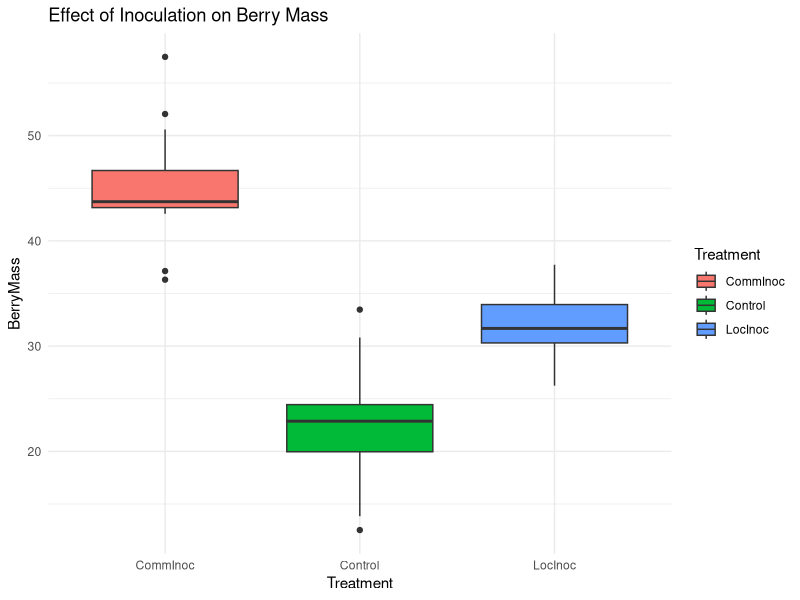
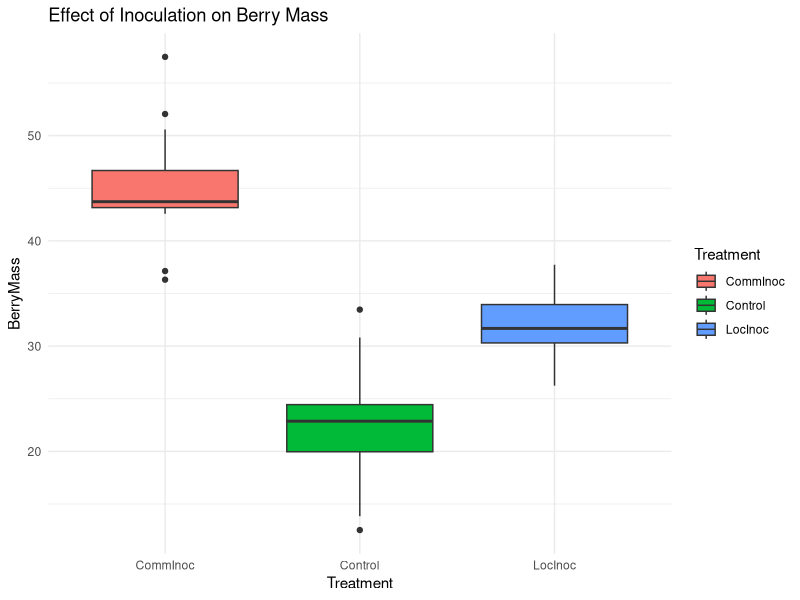
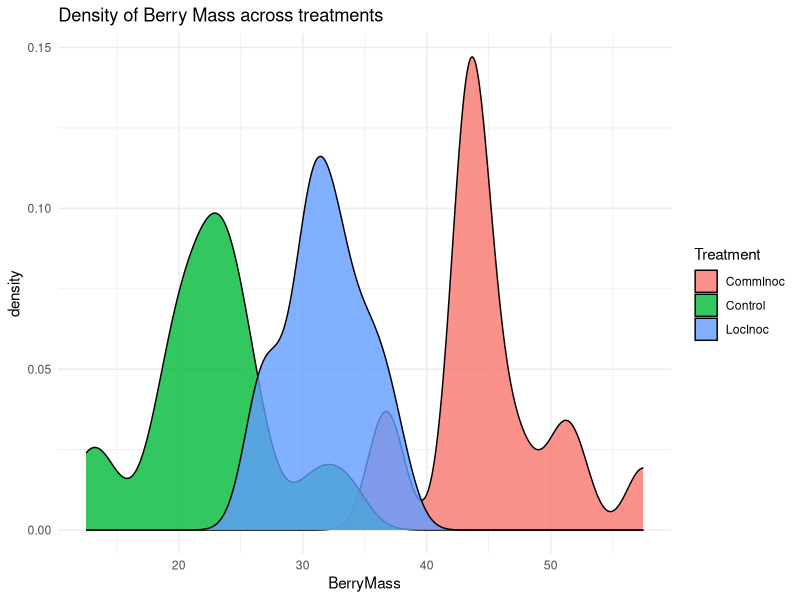
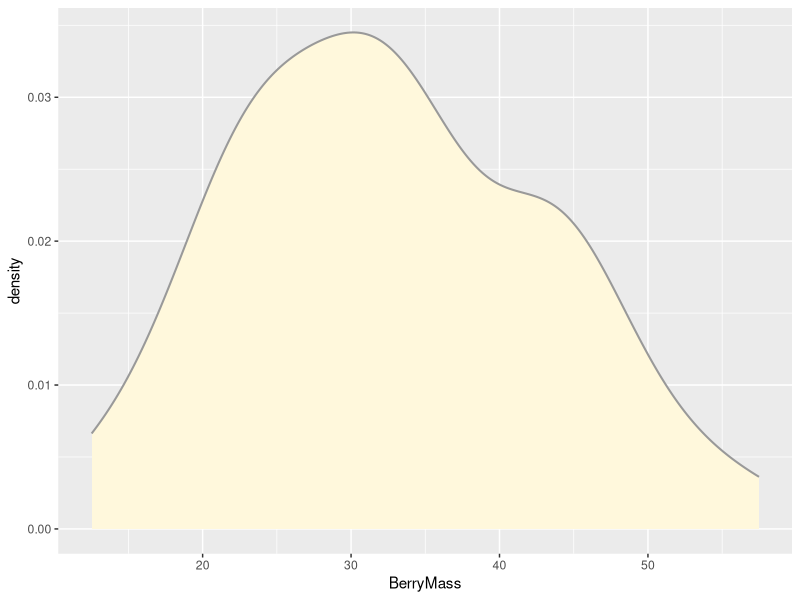

Recreate these plots in R, in order. (Note: this script raises an error after producing the figures.)
# homework 9
# 18 April 2021
# Sandra Nnadi
# All functions must be declared at the start

#################
# FUNCTION: BB_data
# read in blueberry data
# input: Mean, variance and size of groups
# output: dataframe

BB_data <- function(bb_size=c(17,15,16), bb_mean=c(22,45,32), bb_sd=c(5,5,5)) {
  
  bb_name <- c("Control","CommInoc","LocInoc")
  
  BerryMass <- c(rnorm(n=bb_size[1],mean = bb_mean[1],sd=bb_sd[1]),
                 rnorm(n=bb_size[2],mean = bb_mean[2],sd=bb_sd[2]),
                 rnorm(n=bb_size[3],mean = bb_mean[3],sd=bb_sd[3]))
  
  Treatment <- rep(bb_name,bb_size) 
  
  ID <- 1:sum(bb_size)
  
  ano_data <- data.frame(ID,Treatment,BerryMass)
  
  return(ano_data)
  
}
BB_data()
head(BB_data)
tail(BB_data)

#################
# FUNCTION: BB_Analyze
# Analyze blueberry data
# input: dataframe of vectors
# output: ANOVA data statistics
my_data <- BB_data()
BB_analyze <- function(ano_data=my_data) {
  
  ano_model <- aov(BerryMass~Treatment,data = ano_data)
  
  return(summary(ano_model))
  
}


BB_analyze()

#################
# FUNCTION: BB_Graph
# plots blueberry data
# input: dataframe
# output: boxplot

library(ggplot2)

BB_graph <- function(ano_data=my_data)  {
  ano_plot <- ggplot(ano_data)+
    aes(x=Treatment,y=BerryMass,fill=Treatment)+
    geom_boxplot()+
    labs(title = "Effect of Inoculation on Berry Mass")+
    theme_minimal()
  return(ano_plot)
  
}

BB_graph()

# Preliminaries
library(ggplot2)
set.seed(99)     

#-------------------------------
#Global variables
bb_size=c(17,15,16)
bb_mean=c(22,45,32)
bb_sd=c(5,5,5)

#------------------------------

# Program body
# construct the data frame
temp_1 <- BB_data()
x <- temp_1$Treatment # extract predictor
y <- temp_1$BerryMass # extract response

# fit the regression model
temp_2 <- BB_analyze()

BB_graph()

print(temp_2) #print model summary


# Creating a new function
######################
# FUNCTION: BB_density
# density plot shows the distribution of the Berry mass across treatments
# input: dataframe of vectors
# output: Density plot

library(ggplot2)

BB_density <- function(ano_data=my_data){
  ggplot2::ggplot(data=ano_data, mapping=
                    aes(x=BerryMass , fill=Treatment)) +
    geom_density(alpha=0.8) + 
    labs(title="Density of Berry Mass across treatments", 
         x="BerryMass") + 
    theme_minimal()
}

BB_density()

# ploting data with proper labels 
# And adding line with proper properties
p1 <- ggplot(data=my_data, aes(x=BerryMass, y=..density..)) +
  geom_density(color="grey60",fill="cornsilk",size=0.7) 
print(p1)

# Get maximum likelihood parameters for normal
normPars <- fitdistr(my_data$BerryMass,"normal")
print(normPars)
str(normPars)
normPars$estimate["mean"] # note structure of getting a named attribute

# plot normal probability density
meanML <- normPars$estimate["mean"]
sdML <- normPars$estimate["sd"]

xval <- seq(0,max(my_data$BerryMass),len=length(my_data$BerryMass))

stat <- stat_function(aes(x = xval, y = ..y..), fun = dnorm, colour="red", n = length(my_data$BerryMass), args = list(mean = meanML, sd = sdML))
p1 + stat
